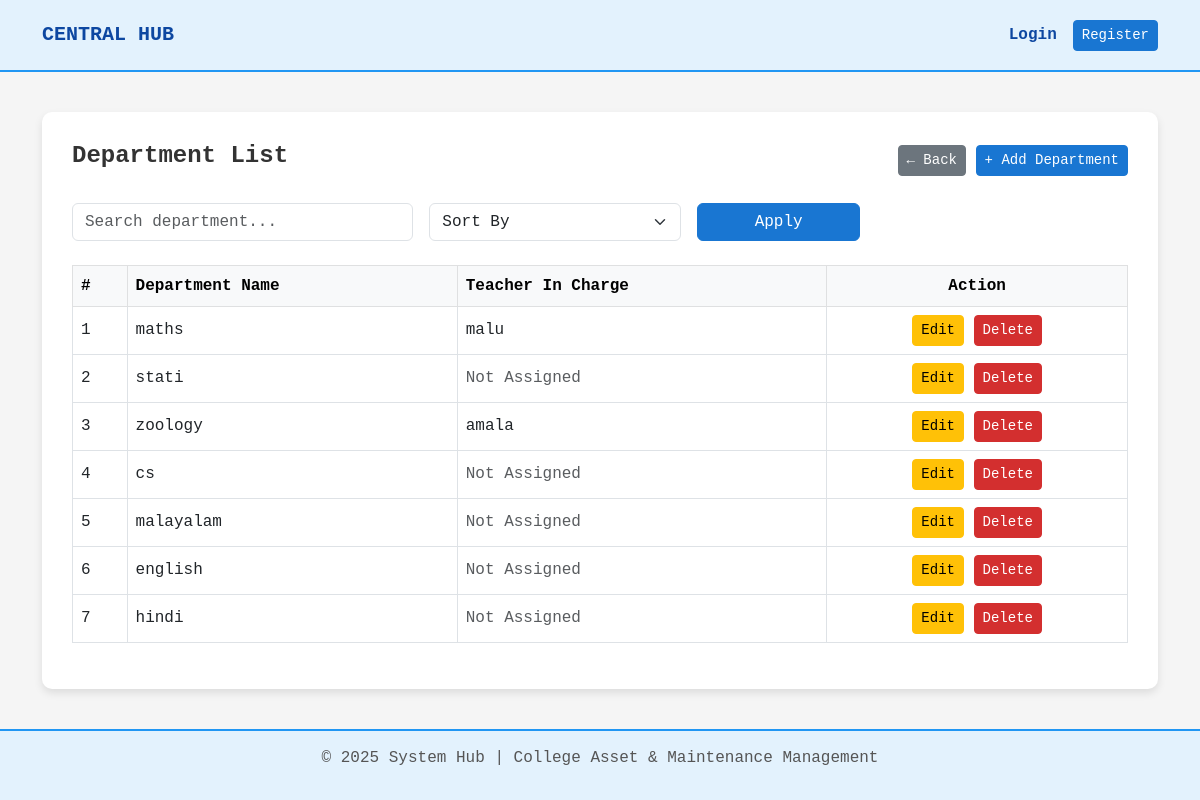
Page /departments/ on the earlier database version.
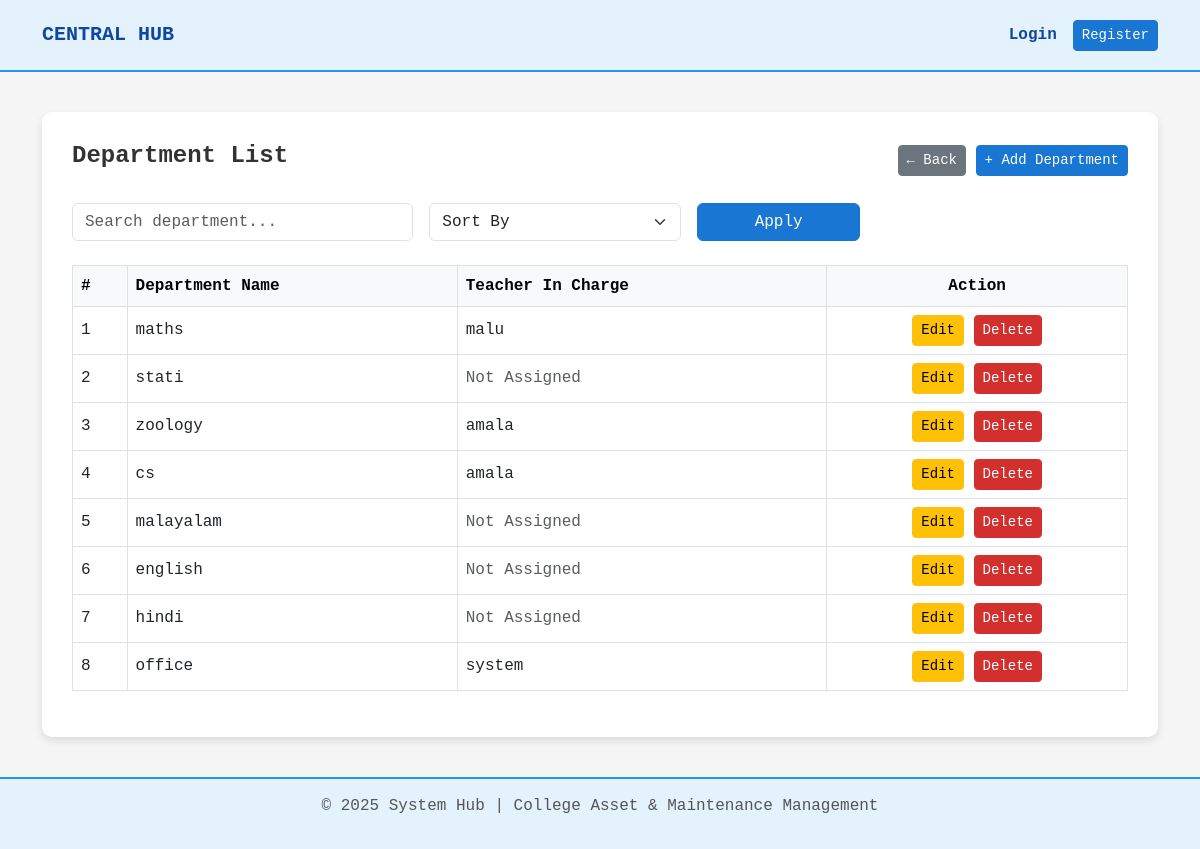
Same page on the later database version.
### core/models.py (models this page shows, shortened)
class Department(models.Model):
    department_id = models.AutoField(primary_key=True)
    department_name = models.CharField(max_length=100, unique=True)
    teacher_in_charge = models.ForeignKey(
        settings.AUTH_USER_MODEL,
        on_delete=models.SET_NULL,
        null=True,
        blank=True,
        related_name="departments_in_charge"
    )

class User(AbstractUser):
    user_id = models.AutoField(primary_key=True)
    department = models.ForeignKey(Department, on_delete=models.SET_NULL, null=True)
    designation = models.ForeignKey(Designation, on_delete=models.SET_NULL, null=True)

### core/views.py (the view)
# urls.py: path('departments/', views.department_list, name='department_list'),
def department_list(request):
    departments = Department.objects.all()
    search_query = request.GET.get("search")
    if search_query:
        departments = departments.filter(
            Q(department_name__icontains=search_query)
        )
    sort = request.GET.get("sort")
    if sort == "asc":
        departments = departments.order_by("department_name")
    elif sort == "desc":
        departments = departments.order_by("-department_name")
    return render(request, "department_list.html", {
        "departments": departments
    })

### templates/department_list.html (shortened to what this page needs)
{% extends 'base.html' %}
{% block content %}
<div class="d-flex justify-content-between align-items-center mb-4">
    <h4 class="fw-bold">Department List</h4>
    <div>
        <a href="{% url 'dashboard' %}" class="btn btn-secondary btn-sm">
            ← Back
        </a>
        <a href="{% url 'add_department' %}" class="btn btn-primary btn-sm">
            + Add Department
        </a>
    </div>
</div>
<form method="GET" class="row g-3 mb-4">
    <div class="col-md-4">
        <input type="text"
               name="search"
               class="form-control"
               placeholder="Search department..."
               value="{{ request.GET.search }}">
    </div>
    <div class="col-md-3">
        <select name="sort" class="form-select">
            <option value="">Sort By</option>
        </select>
    </div>
    <div class="col-md-2">
        <button type="submit" class="btn btn-primary w-100">
            Apply
        </button>
    </div>
</form>
{% if departments %}
<div class="table-responsive">
    <table class="table table-bordered table-hover align-middle">
        <thead class="table-light">
            <tr>
                <th>#</th>
                <th>Department Name</th>
                <th>Teacher In Charge</th>
                <th class="text-center">Action</th>
            </tr>
        </thead>
        <tbody>
            {% for department in departments %}
            <tr>
                <td>{{ forloop.counter }}</td>
                <td>{{ department.department_name }}</td>
                <td>
                    {% if department.teacher_in_charge %}
                        {{ department.teacher_in_charge.username }}
                    {% else %}
                        <span class="text-muted">Not Assigned</span>
                    {% endif %}
                </td>
                <td class="text-center">
                    <a href="{% url 'edit_department' department.department_id %}"
                       class="btn btn-warning btn-sm">
                        Edit
                    </a>
                    <form method="POST"
                          action="{% url 'delete_department' department.department_id %}"
                          style="display:inline;">
                        <button type="submit"
                                class="btn btn-danger btn-sm"
                                onclick="return confirm('Are you sure you want to delete this department?');">
                            Delete
                        </button>
                    </form>
                </td>
            </tr>
            {% endfor %}
        </tbody>
    </table>
</div>
{% else %}
    <div class="alert alert-info text-center">
        No departments found.
    </div>
{% endif %}
{% endblock %}

Differences in the rows shown:
changed Department "cs": teacher_in_charge.username (not shown) → "amala"; no longer shows "Not Assigned"
added Department: department_name "office", teacher_in_charge.username "system"
